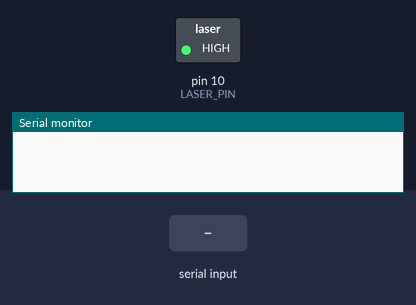
A sketch run on a simulated Arduino Uno, built with avr-gcc and run on an emulated ATmega328P. Parts: switched loads named in the sketch (green lamp = pin HIGH), the last lines printed to the serial monitor. Dashed ring = blinking. The test bench sets the inputs (shaded band).

Above: at 1.1 s.
2.1 s: "90,45\n" received over Serial
At 3.7 s:
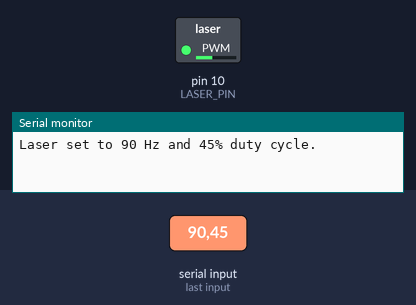
4.5 s: "5\n" received over Serial
At 5.1 s:
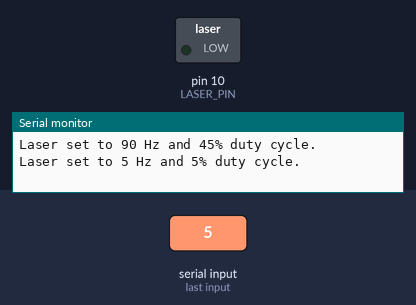
7.5 s: "30,150\n" received over Serial
Timing chart, 0 to 10.5 s (numbered marks = the images above; inputs shaded):
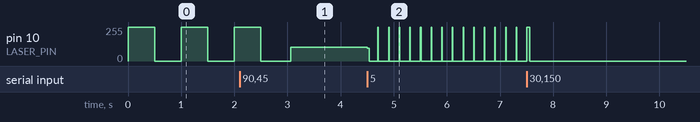

The sketch:

llt_controller.ino
```cpp
// Pin assignments
#define LASER_PIN 10

uint8_t flashingRate = 1; // Flashing rate in Hz
uint8_t dutyCycle = 50; // Duty cycle in percent

void setup() {
  // put your setup code here, to run once:
  pinMode(LASER_PIN, OUTPUT);

  Serial.begin(9600);
}

void loop() {
  // put your main code here, to run repeatedly:
  digitalWrite(LASER_PIN, 1);
  delay(500.0f/flashingRate * dutyCycle/50.0f);
  digitalWrite(LASER_PIN, 0);
  delay(500.0f/flashingRate * (100.0f - dutyCycle)/50.0f);

  if(Serial.available()) { // Read values from serial if entered
    String input = Serial.readStringUntil('\n');
    input.trim();

    int hzEndIndex = input.indexOf(',', 0);
    String flashingRateStr = input.substring(0, hzEndIndex); // Read flashing rate from first value
    String dutyCycleStr = input.substring(hzEndIndex + 1, input.length()); // Read duty cycle from rest

    flashingRate = flashingRateStr.toInt();
    dutyCycle = dutyCycleStr.toInt();

    Serial.print("Laser set to ");
    Serial.print(flashingRate);
    Serial.print(" Hz and ");
    Serial.print(dutyCycle);
    Serial.println("% duty cycle.");
  }
}
```

Measured:
- after the input at 4.5 s, pin 10 (LASER_PIN): 104/255 → 95/255 at once, then repeats every 0.17 s: 0/255 0.16 s, 255/255 0.01 s
